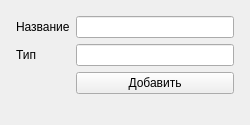
<?xml version="1.0" encoding="UTF-8"?>
<ui version="4.0">
 <class>AddGroupForm</class>
 <widget class="QWidget" name="AddGroupForm">
  <property name="geometry">
   <rect>
    <x>0</x>
    <y>0</y>
    <width>250</width>
    <height>125</height>
   </rect>
  </property>
  <property name="maximumSize">
   <size>
    <width>250</width>
    <height>125</height>
   </size>
  </property>
  <property name="windowTitle">
   <string>Добавить группу</string>
  </property>
  <layout class="QGridLayout" name="gridLayout">
   <item row="0" column="0">
    <layout class="QFormLayout" name="formLayout">
     <property name="fieldGrowthPolicy">
      <enum>QFormLayout::AllNonFixedFieldsGrow</enum>
     </property>
     <property name="margin">
      <number>5</number>
     </property>
     <item row="0" column="1">
      <widget class="QLineEdit" name="title"/>
     </item>
     <item row="1" column="1">
      <widget class="QLineEdit" name="type"/>
     </item>
     <item row="2" column="1">
      <widget class="QPushButton" name="addButton">
       <property name="text">
        <string>Добавить</string>
       </property>
      </widget>
     </item>
     <item row="1" column="0">
      <widget class="QLabel" name="label_4">
       <property name="text">
        <string>Тип</string>
       </property>
      </widget>
     </item>
     <item row="0" column="0">
      <widget class="QLabel" name="label_3">
       <property name="text">
        <string>Название</string>
       </property>
      </widget>
     </item>
    </layout>
   </item>
  </layout>
 </widget>
 <resources/>
 <connections/>
</ui>
